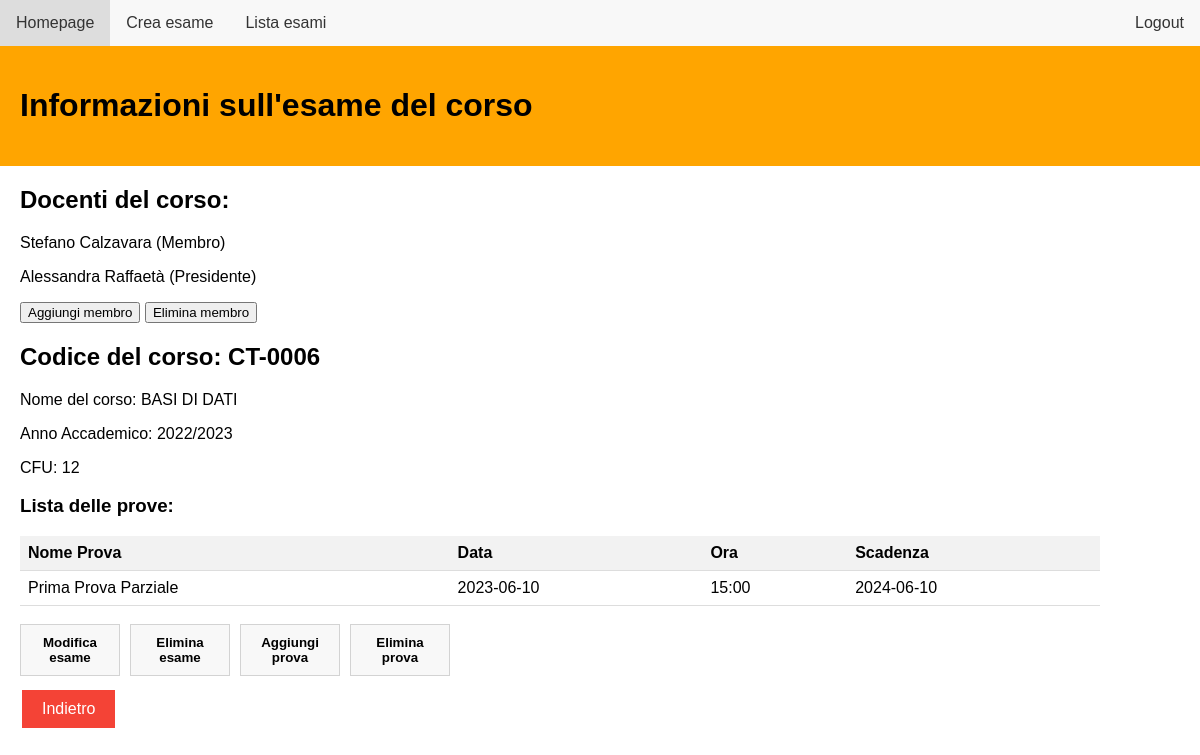
Screenshot of /exam_page?idE=CT-0006 (signed in) with the database file from the repository.
### db_setup.py (models this page shows, shortened)
class Docente(UserMixin, db.Model):
    idD = db.Column(db.String(100), primary_key=True, unique = True)
    nome = db.Column(db.String(100))
    cognome = db.Column(db.String(100))
    email = db.Column(db.String(100), unique = True)
    password = db.Column(db.String(100))

class Esame( db.Model):
    idE = db.Column(db.String(100), primary_key=True, unique = True)
    nome = db.Column(db.String(100))
    anno_accademico = db.Column(db.String(100))
    cfu = db.Column(db.Integer)

class Prova( db.Model ):
    idP = db.Column(db.String(100), primary_key=True)
    nome_prova = db.Column(db.String(100))
    tipo_prova = db.Column(Enum('scritto', 'orale', 'pratico', 'completo'), name='tipo_prova')
    tipo_voto = db.Column(db.String(100))
    data = db.Column(db.Date)
    ora_prova = db.Column(db.String(100))
    data_scadenza = db.Column(db.Date)
    idE = db.Column(db.String(100), db.ForeignKey('esame.idE'))
    idD = db.Column(db.Integer, db.ForeignKey('docente.idD'))

### routes.py (the view)
@bp.route('/exam_page', methods=['GET', 'POST'])
@login_required
def exam_page():
    from db_setup import Esame, Docente, Prova, db, Creazione_esame
    idE = request.args.get('idE')
    esame = Esame.query.filter_by(idE=idE).first()
    lista_docenti = db.session.query(Docente).join(Creazione_esame).filter(Creazione_esame.idE == idE).all()
    lista_prove = db.session.query(Prova).filter(Prova.idE == idE).all()
    docenti_roles = (
        db.session.query(Docente, Creazione_esame.ruolo_docente)
        .join(Creazione_esame)
        .filter(Creazione_esame.idE == idE)
        .all()
    )
    return flask.render_template('exam_page.html', esame=esame, lista_prove=lista_prove, lista_docenti=lista_docenti, docenti_roles=docenti_roles)

### routes.py (called while the page is built)
@login_manager.user_loader
def load_user(user_id):
    from db_setup import Docente
    return Docente.query.get(user_id)

### app/templates/exam_page.html (shortened to what this page needs)
<!DOCTYPE html>
<html lang="en">
<head>
    <link rel="stylesheet" href="../static/exam_page.css">
    <link rel="stylesheet" href="../static/goback.css">
</head>
<body>
    <ul>
        <li><a href="{{ url_for('routes.homepage') }}">Homepage</a></li>
        <li><a href="{{ url_for('routes.create_exam') }}">Crea esame</a></li>
        <li><a href="{{ url_for('routes.view_exams') }}">Lista esami</a></li>
        <li style="float:right"><a href="{{ url_for('routes.login') }}">Logout</a></li>
    </ul>
    <div id="Informazioni" class="w3-container">
        <h1>Informazioni sull'esame del corso</h1>
    </div>
    <div id="Exam_Details">
        <h2>Docenti del corso:</h2>
        {% for docente, role_name in docenti_roles %}
            <p>{{ docente.nome }} {{ docente.cognome }} ({{ role_name }})</p>
        {% endfor %}
        <button id="button_membri" type="button" onclick="window.location.href='{{url_for('routes.docenti_list', idE=esame.idE )}}'">Aggiungi membro</button>
        <button id="button_membri" type="button" onclick="window.location.href='{{url_for('routes.docenti_list_del', idE=esame.idE )}}'">Elimina membro</button>
        <h2>Codice del corso: {{ esame.idE }}</h2>
        <p>Nome del corso: {{ esame.nome }}</p>
        <p>Anno Accademico: {{ esame.anno_accademico }}</p>
        <p>CFU: {{ esame.cfu }}</p>
    </div>
    <div id="ListaProve">
        <h3>Lista delle prove:</h3>
        <table>
            <thead>
                <tr>
                    <th>Nome Prova</th>
                    <th>Data</th>
                    <th>Ora</th>
                    <th>Scadenza</th>
                </tr>
            </thead>
            <tbody>
                {% for prova in lista_prove %}
                    <tr onclick="window.location.href='{{url_for('routes.prova_page', idP=prova.idP)}}'">
                        <td>{{ prova.nome_prova }}</td>
                        <td>{{ prova.data }}</td>
                        <td>{{ prova.ora_prova }}</td>
                        <td>{{ prova.data_scadenza}}</td>
                    </tr>
                {% endfor %}
            </tbody>
        </table>
    </div>
    <br>
    <div class="button-container">
        <button id="button_exam" type="button">Modifica esame</button>
        <button id="button_exam" type="button">Elimina esame</button>
        <button id="button_exam" type="button" onclick="window.location.href='{{url_for('routes.create_test', idE=esame.idE)}}'">Aggiungi prova</button>
        <button id="button_exam" type="button">Elimina prova</button>
    </div>
    <button id="goback" onclick="goBack()" class="button-goback">Indietro</button>
</body>
</html>

### app/static/exam_page.css (style rules this page uses)
#Informazioni { background-color: orange; color:black; padding: 20px; }
body { font-family: Arial, sans-serif; margin: 0; padding: 0; }
ul { list-style-type: none; margin: 0; padding: 0; overflow: hidden; background-color: #f8f8f8; }
li { float: left; }
li a { display: block; color: #333; text-align: center; padding: 14px 16px; text-decoration: none; }
#Exam_Details, #ListaProve, #Test_Details, #ListaStudentiIscritti { position: relative; left:20px; }
#button_exam { padding: 10px 20px; cursor: pointer; font-weight: bold; max-width: 100px; position:relative; left:20px; background-color: #f8f8f8; color: black; border: 1px solid lightgrey; }
.button-container { display: flex; gap: 10px; margin-bottom: 10px; }
table { width: 90%; border-collapse: collapse; }
th, td { text-align: left; border-bottom: 1px solid #ddd; padding: 8px; }
th { background-color: #f2f2f2; }

### app/static/goback.css (style rules this page uses)
.button-goback { background-color: #f44336; color: white; border: none; padding: 10px 20px; text-align: center; text-decoration: none; display: inline-block; font-size: 16px; margin: 4px 2px; cursor: pointer; position: relative; left: 20px; }

### rows the page displays
Docente: nome "Stefano", cognome "Calzavara", role_name "Membro"
Docente: nome "Alessandra", cognome "Raffaetà", role_name "Presidente"
Esame: idE "CT-0006", nome "BASI DI DATI", anno_accademico "2022/2023", cfu "12"
Prova: nome_prova "Prima Prova Parziale", data "2023-06-10", ora_prova "15:00", data_scadenza "2024-06-10"
